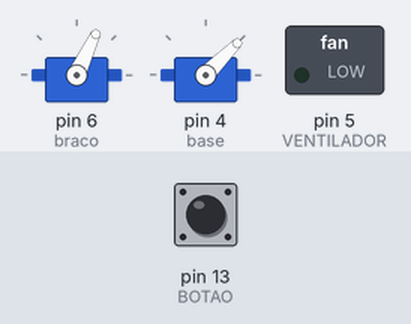
Bench run of a sketch on a simulated Arduino Uno, built with avr-gcc and run on an emulated ATmega328P. Parts: 2 × servo, switched loads named in the sketch (green lamp = pin HIGH). The test bench sets the inputs (shaded band); at power-on: pin 13 (BOTAO) HIGH.

Above: at 1.2 s.
1.3 s: pin 13 (BOTAO) pulled LOW for 0.15 s
At 1.76 s:
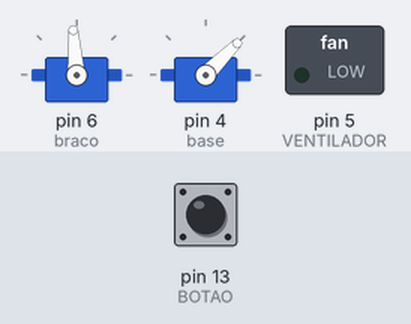
At 7.0 s:
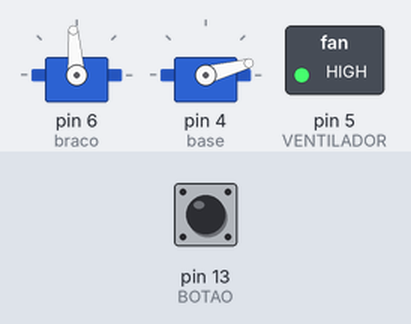
7.3 s: pin 13 (BOTAO) pulled LOW for 1 s
At 8.0 s:
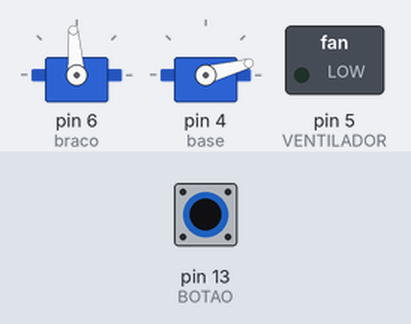
Timing chart, 0 to 16.6 s (numbered marks = the images above; inputs shaded):
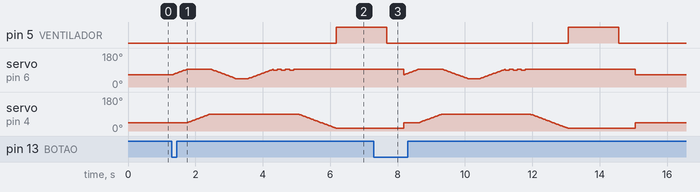

The sketch:

AIncrivelMaquinaDeBolhas.ino
```cpp
// (licence header left out)
#include <Servo.h>

#define ALTO 94 // angulo de maior altura do braco
#define BAIXO 43 // angluo de menor altura do braco
#define MEDIO 65 // angulo intermediario de altura do braco (setCursor de inicio do braco)
#define SABAO 90 // setCursor da base alinhada com o recipiente de sabão
#define POSICAOVENTILADOR 15 // setCursor da base alinhada com o ventilador
#define INICIO 45 // setCursor de inicio da base
#define BOTAO  13 // porta do BOTAO
#define VENTILADOR  5 // porta do ventilador

int estadoBotao; // guarda leitura do botao

Servo base; // motor da base
Servo braco; // motor do braco

void setup(){
  pinMode(BOTAO,INPUT_PULLUP);
  pinMode(VENTILADOR,OUTPUT);
  braco.attach(6);
  base.attach(4);
  setCursorInicial();
}

void loop(){
  estadoBotao = digitalRead(BOTAO);
  if(estadoBotao == LOW){
    irParaSabao();
    pegarSabao();
    irParaVentilador();
    ventilar();
  }
  setCursorInicial();
}

void setCursorInicial(){ // posiciona braco e base na setCursor inicial de execucao
  base.write(INICIO);
  braco.write(MEDIO);
}
void irParaSabao(){ // desloca a base for o pote de sabao, levantando a haste
  for(int i=MEDIO;i<=ALTO; i++){
      braco.write(i);
      delay(15);
   }
  for(int i=INICIO;i<=SABAO; i++){
      base.write(i);
      delay(15);
   }
}
void pegarSabao(){ // movimenta o braco para mergulhar a haste no sabao
    for(int i=ALTO; i>=BAIXO; i--){
      braco.write(i);
      delay(15);
    }
    delay(300);
    for(int i=BAIXO;i<=ALTO; i++){
      braco.write(i);
      delay(15);
    }
    for(int i=0; i<3;i++){ // "sacode" para remover excesso de liquido
      braco.write(89);
      delay(120);
      braco.write(94);
      delay(120);
   }
}
void irParaVentilador(){ // desloca a base para o ventilador
 for(int i= SABAO;i >= POSICAOVENTILADOR; i--){
      base.write(i);
      delay(15);
    }
}
void ventilar(){ // Aciona e desliga o ventilador
digitalWrite(VENTILADOR,HIGH);
	delay(1500);
	digitalWrite(VENTILADOR,LOW);
	delay(500);
}

// funcao abaixo retorna gradualmente ao setCursor inicial, porem o operador "para" apresenta erros na compilacao
void voltarInicio(){
	for(int i= ALTO,  j = POSICAOVENTILADOR; i>= MEDIO, j<= INICIO; i++,j++){
		base.write(j);
		braco.write(i);
		delay(15);
	}
}
```

Measured:
- after the input at 1.3 s, pin 5 (VENTILADOR): LOW → HIGH after 4.9 s; servo on pin 4 (base): rises from 45° to 90° in 0.66 s, then falls to 15° in 3.7 s
